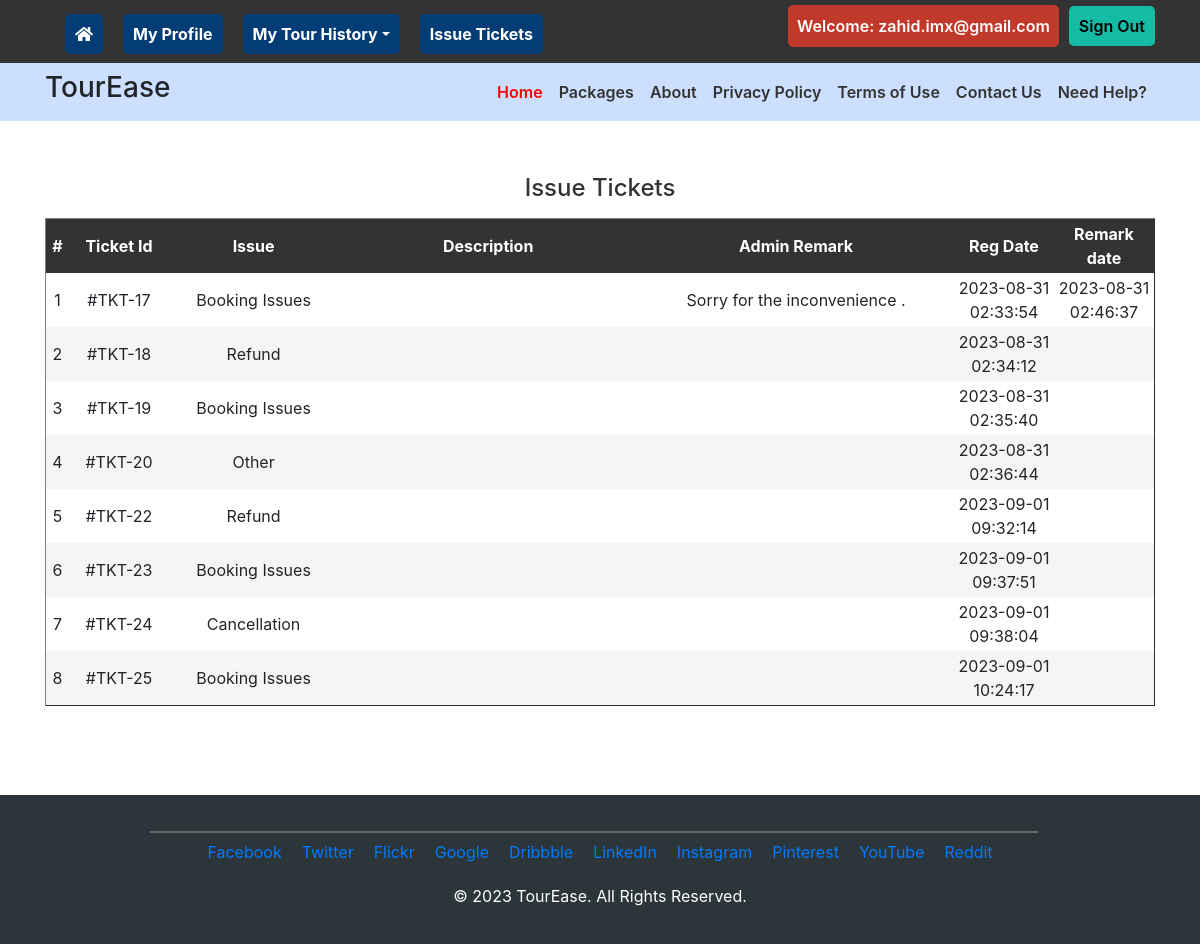
Page /issuetickets.php (signed in) on the committed database.
### tables this page shows
CREATE TABLE `tblissues` (
  `id` int(11) NOT NULL,
  `UserEmail` varchar(100) DEFAULT NULL,
  `Issue` varchar(100) DEFAULT NULL,
  `Description` mediumtext DEFAULT NULL,
  `PostingDate` timestamp NULL DEFAULT current_timestamp(),
  `AdminRemark` mediumtext DEFAULT NULL,
  `AdminremarkDate` timestamp NULL DEFAULT NULL ON UPDATE current_timestamp()
);

### issuetickets.php (the view, shortened to what this page needs)
<?php
include('includes/config.php');
if(strlen($_SESSION['login'])==0)
	{
header('location:index.php');
}
else{
?>
<!DOCTYPE HTML>
<html>
<head>
<link href="css/bootstrap.min.css" rel="stylesheet" type="text/css" media="all">
<link href="css/font-awesome.min.css" rel="stylesheet" type="text/css" media="all">
<link href="css/mystyle.css" rel="stylesheet" type="text/css" />
<link rel="stylesheet" href="https://maxcdn.bootstrapcdn.com/bootstrap/4.5.2/css/bootstrap.min.css">
<link rel="stylesheet" href="https://maxcdn.bootstrapcdn.com/bootstrap/5.3.0/css/bootstrap.min.css">
<link
  rel="stylesheet"
  href="https://cdn.jsdelivr.net/npm/bootstrap@5.3.0/dist/css/bootstrap.min.css"
/>
</head>
<body>
<div class="top-header">
<?php include('includes/header.php');?>
<br><br>
<div class="privacy">
	<div class="container">
		<h3 class="wow fadeInDown animated animated" data-wow-delay=".5s" style="visibility: visible; animation-delay: 0.5s; animation-name: fadeInDown;">Issue Tickets</h3>
		<form name="chngpwd" method="post" onSubmit="return valid();">
	<p>
	<table border="1" width="100%">
<tr align="center">
<th>#</th>
<th>Ticket Id</th>
<th>Issue</th>
<th>Description</th>
<th>Admin Remark</th>
<th>Reg Date</th>
<th>Remark date</th>
</tr>
<?php
$uemail=$_SESSION['login'];;
$sql = "SELECT * from tblissues where UserEmail=:uemail";
$query = $dbh->prepare($sql);
$query -> bindParam(':uemail', $uemail, PDO::PARAM_STR);
$query->execute();
$results=$query->fetchAll(PDO::FETCH_OBJ);
$cnt=1;
if($query->rowCount() > 0)
{
foreach($results as $result)
{	?>
<tr align="center">
<td ><?php echo htmlentities($cnt);?></td>
<td width="100">#TKT-<?php echo htmlentities($result->id);?></td>
<td><?php echo htmlentities($result->Issue);?></td>
<td width="300"><?php echo htmlentities($result->Description);?></td>
<td><?php echo htmlentities($result->AdminRemark);?></td>
<td width="100"><?php echo htmlentities($result->PostingDate);?></td>
<td width="100"><?php echo htmlentities($result->AdminremarkDate);?></td>
</tr>
<?php $cnt=$cnt+1; }} ?>
	</table>
			</p>
			</form>
	</div>
</div>
<br><br>
<?php include('includes/footer.php');?>
</body>
</html>
<?php } ?>

### css/mystyle.css (style rules this page uses)
body, h1, h2, h3, h4, p, ul, li { margin: 0; padding: 0; list-style: none; }
.top-header { background-color: #333!important; color: #fff; }

### issuetickets.php (style rules this page uses)
.privacy { padding: 5px; }
.privacy .container { text-align: center; }
.privacy h3 { margin-bottom: 5px; font-size: 24px; color: #333; }
.privacy form { margin-top: 10px; }
.privacy table { width: 100%; border-collapse: separate; border-spacing: 0; }
.privacy th, .privacy td { padding: 3px; text-align: center; }
.privacy th { background-color: #333; color: #fff; }
.privacy tr:nth-child(odd) { background-color: #f5f5f5; }
.privacy tr:not(:last-child) { margin-bottom: 5px; }

### includes/footer.php (style rules this page uses)
.container { border-radius: 10px!important; }

### rows in the picture
tblissues: id "17", Issue "Booking Issues", AdminRemark "Sorry for the inconvenience .", PostingDate "2023-08-31 02:33:54", AdminremarkDate "2023-08-31 02:46:37"
tblissues: id "18", Issue "Refund", PostingDate "2023-08-31 02:34:12"
tblissues: id "19", Issue "Booking Issues", PostingDate "2023-08-31 02:35:40"
tblissues: id "20", Issue "Other", PostingDate "2023-08-31 02:36:44"
tblissues: id "22", Issue "Refund", PostingDate "2023-09-01 09:32:14"
tblissues: id "23", Issue "Booking Issues", PostingDate "2023-09-01 09:37:51"
tblissues: id "24", Issue "Cancellation", PostingDate "2023-09-01 09:38:04"
tblissues: id "25", Issue "Booking Issues", PostingDate "2023-09-01 10:24:17"

### other values in the picture
$_SESSION['login'] "zahid.imx@gmail.com"
